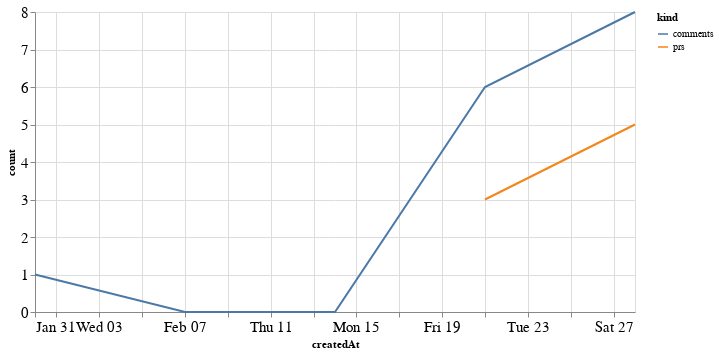

Write notebook code for a chart like this one.
### Code cell
alt.Chart(total_time, width=600).mark_line().encode(
    x='createdAt',
    y='count',
    color='kind'
)

### Figure 1 — Vega-Lite specification as saved in the notebook (floating-point values rounded to 4 significant figures)
{"config": {"axisLeft": {"labelFontSize": 15}, "axisBottom": {"labelFontSize": 15}}, "data": {"name": "data-1cb208c9f857b9a47764ab909ee95c0b"}, "mark": "line", "encoding": {"color": {"type": "nominal", "field": "kind"}, "x": {"type": "temporal", "field": "createdAt"}, "y": {"type": "quantitative", "field": "count"}}, "width": 600, "$schema": "https://vega.github.io/schema/vega-lite/v4.8.1.json", "datasets": {"data-1cb208c9f857b9a47764ab909ee95c0b": [{"createdAt": "2021-02-21T00:00:00", "kind": "prs", "count": 3.0}, {"createdAt": "2021-02-28T00:00:00", "kind": "prs", "count": 5.0}, {"createdAt": "2021-01-31T00:00:00", "kind": "prs", "count": null}, {"createdAt": "2021-02-07T00:00:00", "kind": "prs", "count": null}, {"createdAt": "2021-02-14T00:00:00", "kind": "prs", "count": null}, {"createdAt": "2021-02-21T00:00:00", "kind": "comments", "count": 6.0}, {"createdAt": "2021-02-28T00:00:00", "kind": "comments", "count": 8.0}, {"createdAt": "2021-01-31T00:00:00", "kind": "comments", "count": 1.0}, {"createdAt": "2021-02-07T00:00:00", "kind": "comments", "count": 0.0}, {"createdAt": "2021-02-14T00:00:00", "kind": "comments", "count": 0.0}]}}
